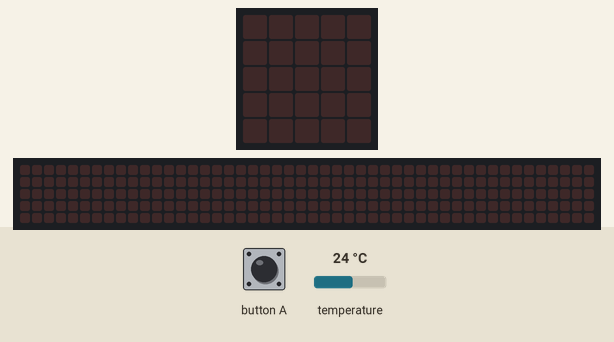
This program was run on a simulated BBC micro:bit (MakeCode). Parts: the board's 5×5 LED display, a strip that is not on the board, showing the scrolling text unrolled. The test bench sets the inputs (shaded band); at power-on: temperature 24 °C. The 48×5 strip is a reading aid, not a part: it shows the text the display is scrolling, unrolled, one strip-width of it at a time.

Above: at 1.2 s.
1.3 s: button A pressed for 0.15 s
At 1.67 s:
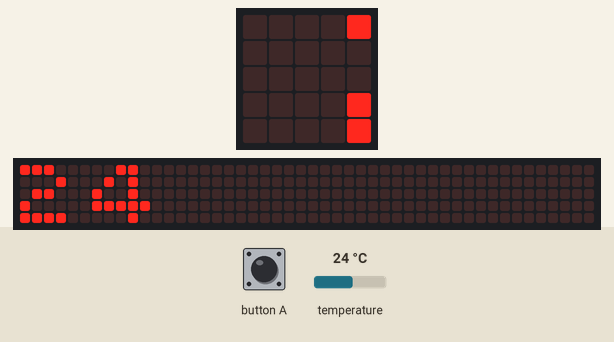
At 4.0 s:
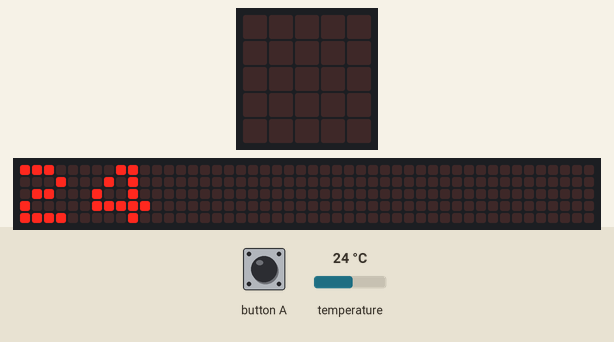
Timing chart, 0 to 5.5 s (numbered marks = the images above; inputs shaded):
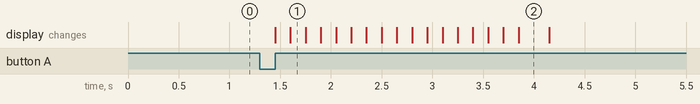

Measured:
- after the input at 1.3 s, the display: first changes after 0.15 s (image 1 shows a later state)

The program:

main.ts
```typescript
input.onButtonPressed(Button.A, function () {
    basic.showNumber(input.temperature())
    while (input.temperature() < 3) {
        basic.showNumber(input.temperature())
        basic.showLeds(`
            # . # . #
            . # # # .
            # # # # #
            . # # # .
            # . # . #
            `)
    }
})
```

test.ts
```typescript
// aquí va el archivo "tests"; esto no se compilará cuando este paquete se utilice como una extensión.
```
